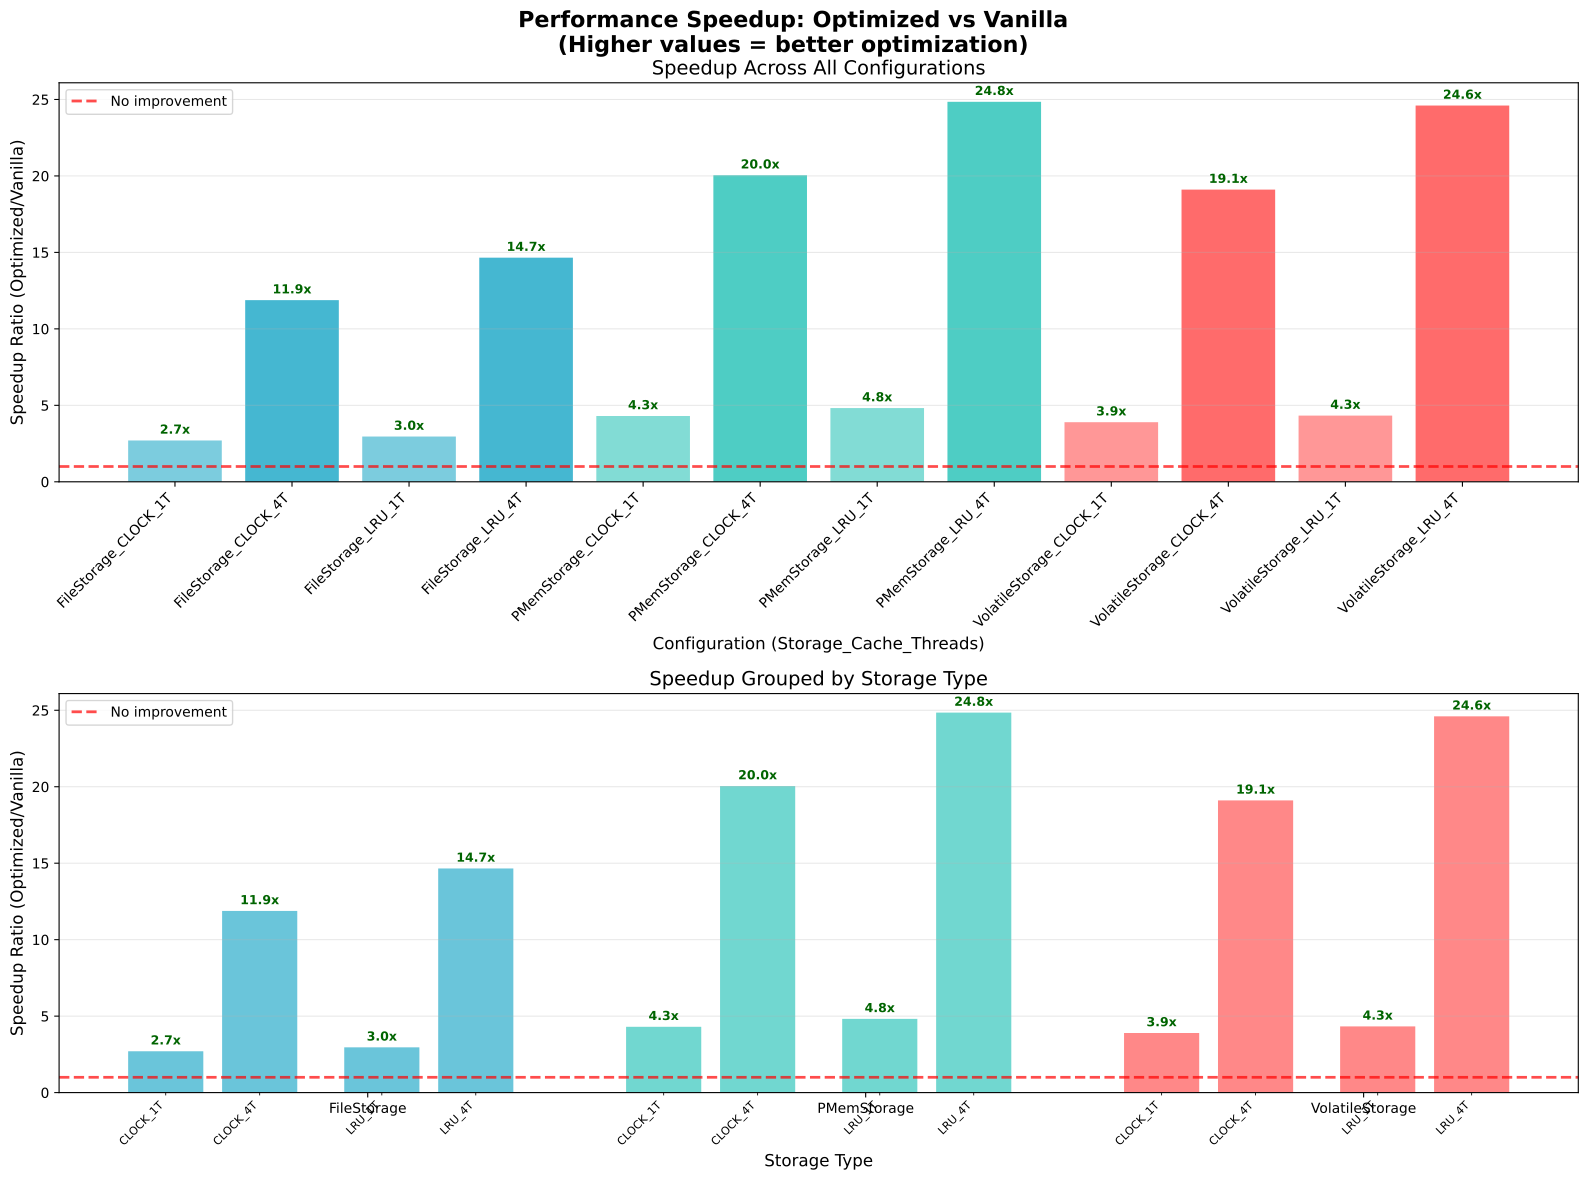

This chart was generated by the following Python code:
#!/usr/bin/env python3
"""
Option 2: Speedup Ratio Plot
Shows how many times faster optimized is compared to vanilla
"""

import pandas as pd
import matplotlib.pyplot as plt
import numpy as np
import os
import sys
import argparse

def load_vanilla_data(csv_path):
    """Load the vanilla benchmark data"""
    if not os.path.exists(csv_path):
        raise FileNotFoundError(f"CSV file not found: {csv_path}")
    
    df = pd.read_csv(csv_path)
    print(f"Loaded {len(df)} records from vanilla CSV")
    
    # Replace SSARC with A2Q in vanilla data for consistency
    df['cache_type'] = df['cache_type'].replace('SSARC', 'A2Q')
    
    return df

def load_optimized_data(csv_path):
    """Load the optimized benchmark data and normalize column names"""
    if not os.path.exists(csv_path):
        raise FileNotFoundError(f"CSV file not found: {csv_path}")
    
    df = pd.read_csv(csv_path)
    print(f"Loaded {len(df)} records from optimized CSV")
    
    # Normalize column names to match vanilla format
    df = df.rename(columns={
        'policy_name': 'cache_type',
        'time_us': 'time_ns'  # Will convert units later
    })
    
    # Convert time from microseconds to nanoseconds
    df['time_ns'] = df['time_ns'] * 1000
    
    # Map config_name to thread_count
    df['thread_count'] = df['config_name'].map({
        'non_concurrent_default': 1,
        'concurrent_default': 4
    })
    
    # Filter out any unmapped configs
    df = df.dropna(subset=['thread_count'])
    df['thread_count'] = df['thread_count'].astype(int)
    
    return df

def calculate_throughput(df):
    """Calculate throughput in operations per second"""
    df = df.copy()
    # Throughput = record_count / (time_ns / 1e9) = record_count * 1e9 / time_ns
    df['throughput'] = df['record_count'] * 1e9 / df['time_ns']
    return df

def create_speedup_ratio_plot(vanilla_df, optimized_df, output_path):
    """Create speedup ratio plot showing performance improvements"""
    
    # Calculate throughput
    vanilla_df = calculate_throughput(vanilla_df)
    optimized_df = calculate_throughput(optimized_df)
    
    # Calculate mean throughput for each configuration
    vanilla_means = vanilla_df.groupby(['storage_type', 'cache_type', 'thread_count'])['throughput'].mean().reset_index()
    optimized_means = optimized_df.groupby(['storage_type', 'cache_type', 'thread_count'])['throughput'].mean().reset_index()
    
    # Merge to calculate speedup ratios
    merged = pd.merge(vanilla_means, optimized_means, 
                     on=['storage_type', 'cache_type', 'thread_count'],
                     suffixes=('_vanilla', '_optimized'))
    
    # Calculate speedup ratio
    merged['speedup_ratio'] = merged['throughput_optimized'] / merged['throughput_vanilla']
    
    # Create configuration labels
    merged['config_label'] = (merged['storage_type'] + '_' + 
                             merged['cache_type'] + '_' + 
                             merged['thread_count'].astype(str) + 'T')
    
    # Create the plot
    fig, (ax1, ax2) = plt.subplots(2, 1, figsize=(16, 12))
    fig.suptitle('Performance Speedup: Optimized vs Vanilla\n(Higher values = better optimization)', 
                 fontsize=16, fontweight='bold')
    
    # Color mapping
    storage_colors = {'VolatileStorage': '#FF6B6B', 'PMemStorage': '#4ECDC4', 'FileStorage': '#45B7D1'}
    thread_colors = {1: 0.7, 4: 1.0}  # Alpha values for thread counts
    
    # Plot 1: All configurations
    x_pos = np.arange(len(merged))
    colors = [storage_colors[storage] for storage in merged['storage_type']]
    alphas = [thread_colors[thread] for thread in merged['thread_count']]
    
    bars = ax1.bar(x_pos, merged['speedup_ratio'], 
                   color=colors, alpha=0.8)
    
    # Color bars by alpha based on thread count
    for bar, alpha in zip(bars, alphas):
        bar.set_alpha(alpha)
    
    # Add horizontal line at y=1 (no improvement)
    ax1.axhline(y=1, color='red', linestyle='--', alpha=0.7, linewidth=2, label='No improvement')
    
    # Add value labels on bars
    for i, (bar, ratio) in enumerate(zip(bars, merged['speedup_ratio'])):
        height = bar.get_height()
        color = 'darkgreen' if ratio >= 2 else 'darkorange' if ratio >= 1.5 else 'darkred'
        ax1.annotate(f'{ratio:.1f}x',
                    xy=(bar.get_x() + bar.get_width()/2, height),
                    xytext=(0, 3),
                    textcoords='offset points',
                    ha='center', va='bottom',
                    fontsize=9, fontweight='bold',
                    color=color)
    
    ax1.set_xlabel('Configuration (Storage_Cache_Threads)', fontsize=12)
    ax1.set_ylabel('Speedup Ratio (Optimized/Vanilla)', fontsize=12)
    ax1.set_title('Speedup Across All Configurations', fontsize=14)
    ax1.set_xticks(x_pos)
    ax1.set_xticklabels(merged['config_label'], rotation=45, ha='right')
    ax1.grid(True, alpha=0.3, axis='y')
    ax1.legend()
    
    # Plot 2: Grouped by storage type
    storage_types = sorted(merged['storage_type'].unique())
    cache_types = sorted(merged['cache_type'].unique())
    thread_counts = sorted(merged['thread_count'].unique())
    
    x_positions = []
    speedup_values = []
    bar_colors = []
    bar_labels = []
    tick_positions = []
    tick_labels = []
    
    current_x = 0
    for storage_type in storage_types:
        storage_data = merged[merged['storage_type'] == storage_type]
        
        # Add storage type label position
        storage_start = current_x
        
        for cache_type in cache_types:
            cache_data = storage_data[storage_data['cache_type'] == cache_type]
            
            for thread_count in thread_counts:
                thread_data = cache_data[cache_data['thread_count'] == thread_count]
                if len(thread_data) > 0:
                    x_positions.append(current_x)
                    speedup_values.append(thread_data['speedup_ratio'].iloc[0])
                    bar_colors.append(storage_colors[storage_type])
                    bar_labels.append(f'{cache_type}_{thread_count}T')
                    current_x += 1
            
            # Add small gap between cache types
            current_x += 0.3
        
        # Add storage type tick
        storage_end = current_x - 0.3
        tick_positions.append((storage_start + storage_end) / 2)
        tick_labels.append(storage_type)
        
        # Add larger gap between storage types
        current_x += 0.7
    
    # Create grouped bar plot
    bars2 = ax2.bar(x_positions, speedup_values, color=bar_colors, alpha=0.8)
    
    # Add horizontal line at y=1
    ax2.axhline(y=1, color='red', linestyle='--', alpha=0.7, linewidth=2, label='No improvement')
    
    # Add value labels
    for bar, ratio in zip(bars2, speedup_values):
        height = bar.get_height()
        color = 'darkgreen' if ratio >= 2 else 'darkorange' if ratio >= 1.5 else 'darkred'
        ax2.annotate(f'{ratio:.1f}x',
                    xy=(bar.get_x() + bar.get_width()/2, height),
                    xytext=(0, 3),
                    textcoords='offset points',
                    ha='center', va='bottom',
                    fontsize=9, fontweight='bold',
                    color=color)
    
    ax2.set_xlabel('Storage Type', fontsize=12)
    ax2.set_ylabel('Speedup Ratio (Optimized/Vanilla)', fontsize=12)
    ax2.set_title('Speedup Grouped by Storage Type', fontsize=14)
    ax2.set_xticks(tick_positions)
    ax2.set_xticklabels(tick_labels)
    ax2.grid(True, alpha=0.3, axis='y')
    ax2.legend()
    
    # Add minor ticks for individual bars
    ax2.set_xticks(x_positions, minor=True)
    ax2.set_xticklabels(bar_labels, minor=True, rotation=45, ha='right', fontsize=8)
    
    plt.tight_layout()
    plt.savefig(output_path, dpi=300, bbox_inches='tight')
    print(f"Option 2 plot saved to: {output_path}")
    
    # Print summary statistics
    print("\nSpeedup Summary:")
    print(f"Average speedup: {merged['speedup_ratio'].mean():.2f}x")
    print(f"Median speedup: {merged['speedup_ratio'].median():.2f}x")
    print(f"Min speedup: {merged['speedup_ratio'].min():.2f}x")
    print(f"Max speedup: {merged['speedup_ratio'].max():.2f}x")
    
    # Identify problematic configurations
    low_speedup = merged[merged['speedup_ratio'] < 1.5]
    if len(low_speedup) > 0:
        print(f"\nConfigurations with low speedup (<1.5x):")
        for _, row in low_speedup.iterrows():
            print(f"  {row['config_label']}: {row['speedup_ratio']:.2f}x")
    
    return fig

def main():
    parser = argparse.ArgumentParser(description='Generate Option 2: Speedup ratio plot')
    parser.add_argument('--vanilla-csv', required=True, help='Path to vanilla benchmark CSV file')
    parser.add_argument('--optimized-csv', required=True, help='Path to optimized benchmark CSV file')
    parser.add_argument('--output', default='option2_speedup_ratio.pdf', help='Output file path')
    
    args = parser.parse_args()
    
    try:
        # Load data
        vanilla_df = load_vanilla_data(args.vanilla_csv)
        optimized_df = load_optimized_data(args.optimized_csv)
        
        # Create plot
        fig = create_speedup_ratio_plot(vanilla_df, optimized_df, args.output)
        
        print("Option 2 plot generation completed successfully!")
        
    except Exception as e:
        print(f"Error: {e}")
        sys.exit(1)

if __name__ == "__main__":
    main()
